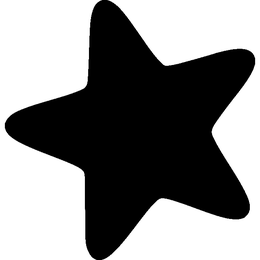
%> input picture matlab/examples/shapes/star.png, 260 x 260 px, shrunk from 640 x 640 before the run
$ octave domain_examples.m   (GNU Octave 9; MATLAB toolbox functions it lacks are replaced by stand-ins)
%> lines starting %> are read from the running program, lines starting %| are printed output that depends on the picture; in (x1, y1, x2, y2) boxes, pixels count from 0 and x2, y2 are one past the last pixel; in counts of white or black regions, pixels touching at a corner belong together; the program's own positions count from 1
### matlab/make_domain.m
function domain = make_domain(im,xlim,ylim,m)
%> called with xlim = [0 1], ylim = [0 1], m = 256
%% make_domain - Laplace operator eigendecomposition in a 2D mask domain
%
% Syntax:
%   domain = make_domain(im,xlim,ylim,m)
%
% In:
%   im    - Grayscale mask image (128 cutoff)
%   xlim  - Physical image dimensions in x-dim
%   ylim  - Physical image dimensions in y-ydim
%   m     - Number of basis functions
%
% Out (struct with fields):
%   eigenval - Function handle: eigenval(n)
%   eigenfun - Function handle: eigenfun(n,x)
%   NN       - Indices to evaluate the handles at
%   x1       - Discretization in x-dim
%   x2       - Discretization in y-dim
%   poly     - Domain boundary polygon (for visualization)
%   mask     - Domain mask (for visualization)
%   S_h      - Sparse stencil matrix (for debugging)
%
% Description:
%   This code returns the eigendecomposition of the (negative) Laplacian in
%   a 2D domain specified by a grayscale bitmap mask image. The image is
%   interpreted such that black areas are inside the domain and white areas
%   are outside.
%
% References:
%   [1] Arno Solin and Manon Kok (2019). Know your boundaries: Constraining
%       Gaussian processes by variational harmonic features. Proceedings
%       of the 22nd International Conference on Artificial Intelligence and
%       Statistics (AISTATS). Naha, Okinawa, Japan.
%
% Copyright 2018-2019 Manon Kok and Arno Solin
%
% Licensed under the Apache License, Version 2.0 (the "License");
% you may not use this file except in compliance with the License.
% You may obtain a copy of the License at
%
% http://www.apache.org/licenses/LICENSE-2.0
%
% Unless required by applicable law or agreed to in writing, software
% distributed under the License is distributed on an "AS IS" BASIS,
% WITHOUT WARRANTIES OR CONDITIONS OF ANY KIND, either express or implied.
% See the License for the specific language governing permissions and
% limitations under the License.

%%

  % Discretization in x
  Nx = size(im,2);
%> Nx = 67
  hx = (xlim(2)-xlim(1))/(Nx-1);
%> hx = 0.0152

  % Discretization in y
  Ny = size(im,1);
%> Ny = 67
  hy = (ylim(2)-ylim(1))/(Ny-1);
%> hy = 0.0152

  % Discretize
  x1 = linspace(xlim(1),xlim(2),Nx);
%> x1 = 67 values from 0 to 1
  x2 = linspace(ylim(1),ylim(2),Ny);
%> x2 = 67 values from 0 to 1

  % Check that hx and hy are equal
  if hx~=hy, error('Discretization in x and y should be equal.'), end

  % Check which are inside
  u = double(im<127);
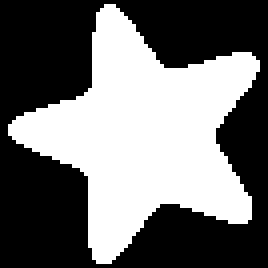
%> u: size 67x67 double (shown 4 times larger); values 0 (black) and 1 (white), 43.8% white; 1 white region, box (x1, y1, x2, y2) and area: (2, 1, 65, 66) 1967

  % Get contour
  [cc, hh] = contour(x1, x2, im, [127 127], 'k'); % Overlay contour line
%> cc = 294 columns, first 8: [127 0.38 0.394 0.409 0.424 0.432 0.439 0.451; 293 0.0152 0.00795 0.00761 0.00975 0.0152 0.0209 0.0303]; hh = -39.77
  cc(:,cc(1,:)==127) = nan;
  poly = [cc(1,2:end); cc(2, 2:end)];
%> poly = 293 columns, first 8: [0.38 0.394 0.409 0.424 0.432 0.439 0.451 0.455; 0.0152 0.00795 0.00761 0.00975 0.0152 0.0209 0.0303 0.0334]

  % These can be useful
  domain.x1 = x1;
%> domain.x1 = 67 values from 0 to 1
  domain.x2 = x2;
%> domain.x2 = 67 values from 0 to 1
  domain.poly = poly;
%> domain.poly has the same summary as poly
  domain.m = m;
  domain.mask = u;


%% Create operator

  % Laplacian: The composition of the stencil matrix is based on the
  % 9-point rule as explained here:
  % https://uk.mathworks.com/help/symbolic/examples/eigenvalues-of-the-laplace-operator.html
  [I,J] = find(u ~= 0);
%> I = 1967 values from 2 to 66; J = 1967 values from 3 to 65
  n = length(I);
%> n = 1967
  S_h = sparse(n,n);
%> S_h: size 1967x1967 double; every value is 0
  for k=1:n
      i = I(k);
      j = J(k);
      S_h(k,I==i+1 & J==j+1)=  1/6; %#ok
      S_h(k,I==i+1 & J== j )=  2/3; %#ok
      S_h(k,I==i+1 & J==j-1)=  1/6; %#ok
      S_h(k,I== i  & J==j+1)=  2/3; %#ok
      S_h(k,I== i  & J== j )=-10/3; %#ok
      S_h(k,I== i  & J==j-1)=  2/3; %#ok
      S_h(k,I==i-1 & J==j+1)=  1/6; %#ok
      S_h(k,I==i-1 & J== j )=  2/3; %#ok
      S_h(k,I==i-1 & J==j-1)=  1/6; %#ok
  end
%> this loop made 1967 passes
%> (i, j) on passes 1 to 3: (32, 3), (33, 3), (34, 3)
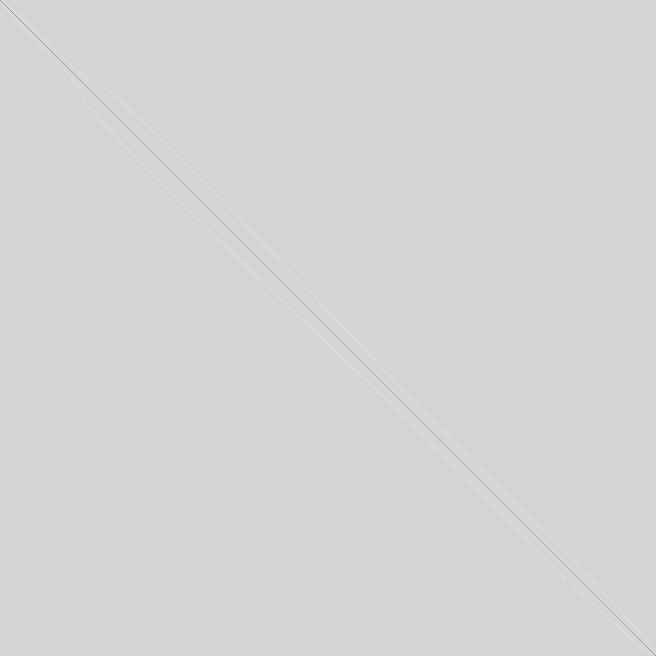
%> S_h: size 1967x1967 double (shown at 1/3 size); min -3.33, max 0.667, mean -6.81e-05; drawn with min black and max white
  S_h = S_h./hx^2;

  % Here, S_h is the (sparse) stencil matrix. Use eigs that handles sparse
  % matrices to compute the three largest eigenvalues.
  [V,D,FLAG] = eigs(S_h,m,'la');
%> FLAG = 0

  % Better approximations of the eigenvalues
  mu = diag(D);
%> mu = 256 values, max -56.36 at index 1, min -6405.8 at index 256, mean -3477.7
  hlambda = 2*mu ./ (sqrt(1 + mu*hx^2/3) + 1);
%> hlambda = 256 values, max -56.43 at index 1, min -7474.7 at index 256, mean -3846.8

  % Address scaling issues
  V = V * 1/hx;

  % The eigenvectors (functions) in the size of the domain
  Vsquare = nan(numel(u),m);
  Vsquare(u(:)~=0,:) = V;

  % Ignore nans
  Vsquare(isnan(Vsquare)) = 0;

  % Store
  domain.S_h = S_h;

%% Set up the interpolation schemes

  % Eigenfunction ranks
  domain.NN = (1:m)';

  % Define eigenvalues of the negative Laplacian
  domain.eigenval = @(n) return_eigenval(n,hlambda);

  % Define eigenfunctions of the negative Laplacian
  domain.eigenfun = @(n,x) return_eigenfun(n,x,Vsquare,x1,x2);

end

function [v]=return_eigenfun(n,x,Vsquare,x1,x2)

  % Allocate space
  v = ones(size(x,1),size(n,1));

  % For each
  for j=1:size(n,1)

    % The eigenfunction of the
    ind = n(j,1);

    % Interpolate to neares evaluation points
    v(:,j) = interp2(x1,x2,reshape(Vsquare(:,ind),numel(x1),[]),x(:,1),x(:,2),'nearest');

  end

  v(isnan(v)) = 0;

end

function [lambda]=return_eigenval(n,hlambda)

  % Just return
  lambda = -hlambda(n(:,1));

end

### matlab/examples/domains/domain_examples.m
%% Examples of the eigenbasis in different domains
%
% Copyright 2018-2019 Manon Kok and Arno Solin
%
% Licensed under the Apache License, Version 2.0 (the "License");
% you may not use this file except in compliance with the License.
% You may obtain a copy of the License at
%
% http://www.apache.org/licenses/LICENSE-2.0
%
% Unless required by applicable law or agreed to in writing, software
% distributed under the License is distributed on an "AS IS" BASIS,
% WITHOUT WARRANTIES OR CONDITIONS OF ANY KIND, either express or implied.
% See the License for the specific language governing permissions and
% limitations under the License.

%%

  addpath ../../
  clear

  % List example domains
  filename{1} = 'star.png';
  filename{2} = 'car.png';
  filename{3} = 'pika.png';
  filename{4} = 'aalto.png';
  filename{5} = 'japan.png';
  filename{6} = 'steam.png';
  filename{7} = 'cheese.png';
  filename{8} = 'fish.png';
  filename{9} = 'mug.png';
  filename{10} = 'crab.png';
  filename{11} = 'christmas.png';


%% Make domain

  % Read image
  im = rgb2gray(imread(['../shapes/' filename{1}]));
  im = imresize(im,.25);
  foo = 255*ones(size(im)+2);
  foo(2:end-1,2:end-1) = im;

  % Make domain
  domain = make_domain(foo,[0 1],[0 1],256);


%% Visualize the 25 first basis functions

  % Evaluate basis functions
  [X1,X2] = meshgrid(domain.x1,domain.x2);
  V = domain.eigenfun(domain.NN,[X1(:) X2(:)]);

  % Visualize the results
  figure(1); clf

  for j=1:25

    subplot(5,5,j); hold on

    % Pick the values
    v = V(:,j);
    u = reshape(v,size(X1));

    % Crop away the area outside the hexagon (for nicer plots)
    RGB = ind2rgb(ceil(64*(u-min(u(:)))/(max(u(:))-min(u(:)))),parula(64));
    RGB = reshape(RGB,[],3);
    ind = ~u(:);
    RGB([ind ind ind]) = ones(sum(ind),3);
    RGB = reshape(RGB,size(u,1),size(u,2),3);

    % Visualize
    imagesc(domain.x1,domain.x2,RGB)
    plot(domain.poly(1,:),domain.poly(2,:),'-k')
    caxis([-1 1]*max(abs(v)))
    axis ij square equal tight off

  end
%> this loop made 25 passes
%> pass 1, `u = reshape(v,size(X1));`:
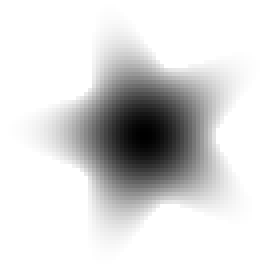
%> u: size 67x67 double (shown 4 times larger); min -3.35, max 0, mean -0.487; drawn with min black and max white
%> after the loop:
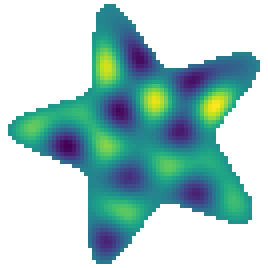
%> RGB: size 67x67x3 double (shown 4 times larger); mean R, G, B 0.653, 0.792, 0.784

  set(gcf,'Color','w')
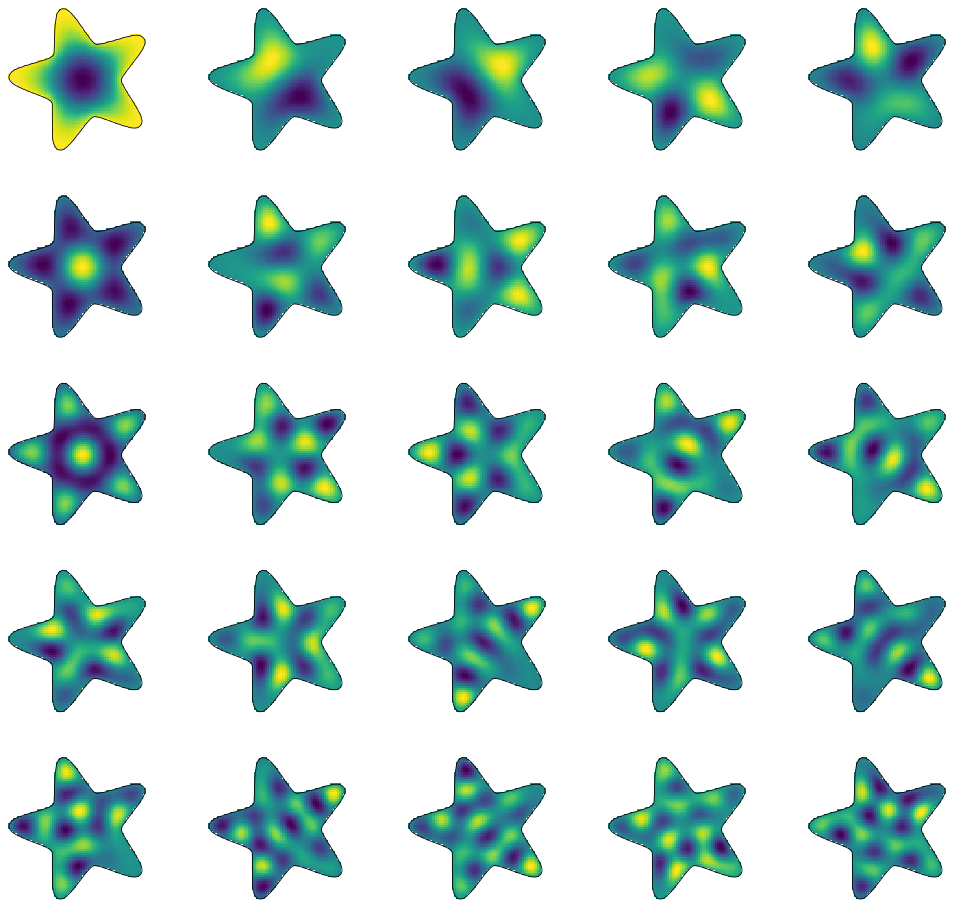
%> figure redrawn from the program's plot data, 25 panels


%% Visualize the stencil matrix

  figure(1);clf
  spy(domain.S_h,2,'k')
  frame = getframe(gca);
  axis equal square


%% Make a lot of figures

  % A two-dimensional domain
  d = 2;

  % The spectral density of the squared exponential covariance function
  Sse = @(w,p) p(1)*sqrt(2*pi)^d*p(2)^d*exp(-w.^2*p(2)^2/2);

  % The spectral density of the Matern
  Smat = @(w,p,nu) p(1) * (2^d * pi^(d/2) * gamma(nu + d/2) * (2*nu)^nu / (gamma(nu) * p(2)^(2*nu))) * ...
          (2*nu/p(2)^2 + w.^2).^(-nu-d/2);

  % Different covariance functions (their spectral densities)
  S = {@(w,p) Smat(w,p,1/2), ...
       @(w,p) Smat(w,p,3/2), ...
       @(w,p) Smat(w,p,5/2), ...
       @(w,p) Sse(w,p)};

  % Hyperparameters
  lengthScales = [.01 .1];
  magnSigma2 = 1;

  Snames = {'mat12','mat32','mat52','sexp'};
  lennames = {'short','long'};

  % Evaluate basis functions
  [X1,X2] = meshgrid(domain.x1,domain.x2);

  % For each domain
  for i=1:length(filename)

    figure(i+1); clf
    set(gcf,'color','w')
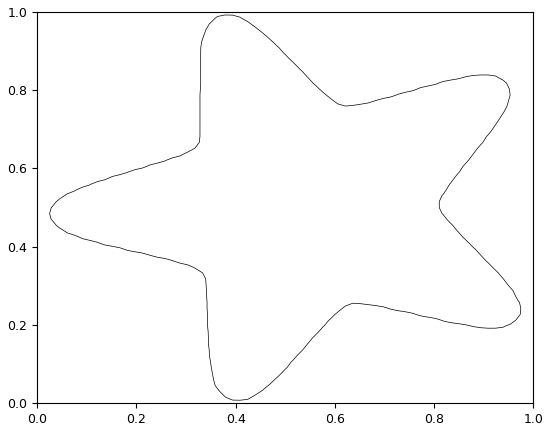
%> figure redrawn from the program's plot data

    % Read image
    im = rgb2gray(imread(['../shapes/' filename{i}]));
    im = imresize(im,.25);
    foo = 255*ones(size(im)+2);
    foo(2:end-1,2:end-1) = im;

    % Make domain
    domain = make_domain(foo,[0 1],[0 1],256);
%> call 2 of make_domain, with xlim = [0 1], ylim = [0 1], m = 256
%> in make_domain (call 2), `[cc, hh] = contour(x1, x2, im, [127 127], 'k');`: hh = -164.7
%> the loop in make_domain (call 2), `for k=1:n` made 1967 passes
%> in make_domain (call 2), `Vsquare(isnan(Vsquare)) = 0;`:
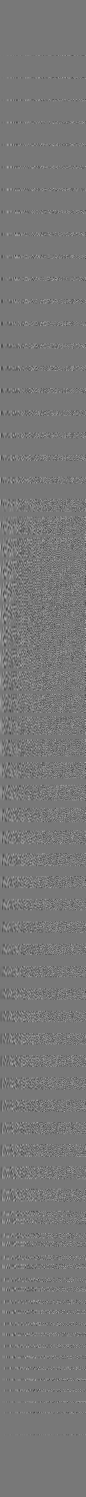
%> Vsquare: size 4489x256 double (shown at 1/3 size); min -6.18, max 6.85, mean 0.00182; drawn with min black and max white

    % Evaluate eigenfunctions
    V = domain.eigenfun(domain.NN,[X1(:) X2(:)]);

    clf

    % For each kernel
    for j=1:length(S)

      % For each lengthScale
      for k=1:length(lengthScales)

        % Fix seed
        rng(i+j+k,'twister')

        % Draw sample
        lambda = domain.eigenval(domain.NN);
        kk = S{j}(sqrt(lambda),[magnSigma2 lengthScales(k)]);
        f = V*diag(sqrt(kk))*randn(domain.m,1);
        f = reshape(f,size(X1));

        % Color limits
        clims = [-1 1]*max(abs(f(:))); % Adaptive

        % Crop away the area outside the hexagon (for nicer plots)
        RGB = ind2rgb(ceil(64*(f-min(clims))/(max(clims)-min(clims))),parula(64));
        RGB = reshape(RGB,[],3);
        ind = ~domain.mask(:);
        RGB([ind ind ind]) = ones(sum(ind),3);
        RGB = reshape(RGB,size(f,1),size(f,2),3);

        % Visualize
        subplot(length(lengthScales),length(S),(k-1)*length(S)+j)
        hold on
        imagesc(domain.x1,domain.x2,RGB)
        plot(domain.poly(1,:),domain.poly(2,:),'-k','LineWidth',2)
        caxis(clims)
%> (the run ends here)
